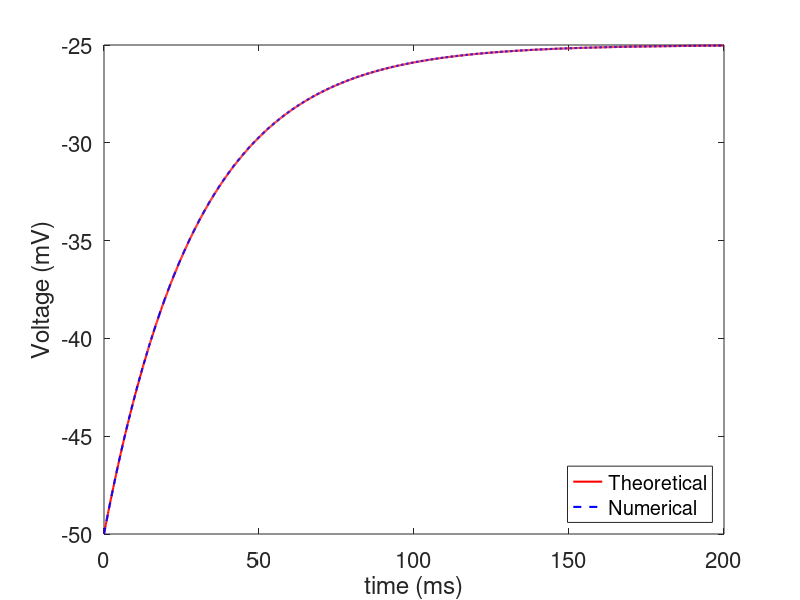
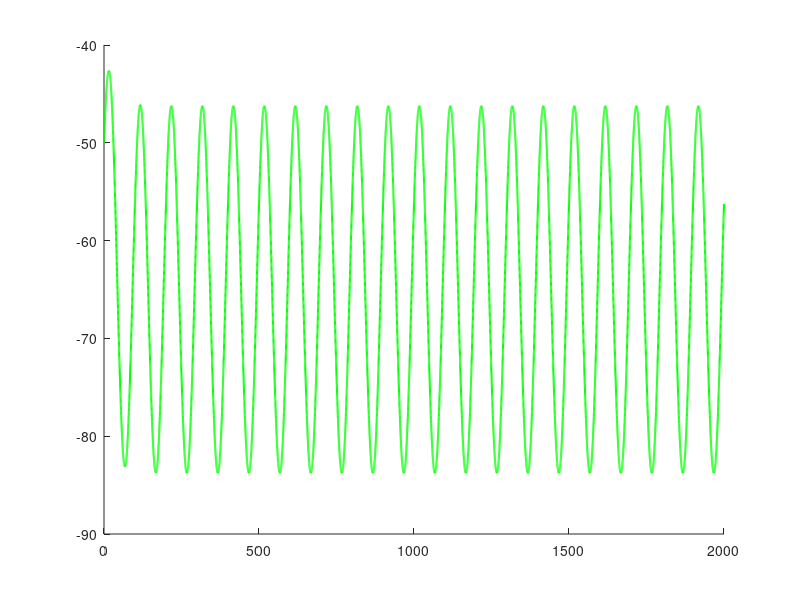

These figures' MATLAB source, in order:
% Simulation of a first order electrophysiological model of the cellular membrane
clc
clear all
close all
E0 = -65;  %mV
r = 10;  % MOhm
tau = 30; % ms
tfin = 200;  % ms
dt = 0.1; %integration step
t =  [0:dt:tfin];  % temporal vector
L = length(t); 
V0 = -50;  % initial state
i = 4;  % nA;
font = 16;
%%
% theoretical computation
Vinf = E0 + r*i; % mV
Vteor = (V0 - Vinf)*exp(-t/tau) + Vinf;
plot(t,Vteor,'r','linewidth',1.5)
xlabel('time (ms)')
ylabel('Voltage (mV)')
set(gca,'fontsize',font)
dt1 = .1;   % just to have the possbiklity to use another integration step
t1 =  [0:dt1:tfin];  % temporal vector
L1 = length(t1);
V = zeros(1,L1);   % memory allocation
V(1) = V0;
%%
% numerical computation with Euler method
for k = 1:L1-1
    dV = 1/tau*(-V(k)+ Vinf);
    V(k+1) = V(k) + dt1*dV;
end
hold on
plot(t1,V,'b--','linewidth',1.5)
legend('Theoretical','Numerical','Location','southeast')
%%
% Use of a sinusoidal input
tau=30;
tfin = 2000;  % ms
dt = 0.1; %integration step
t =  [0:dt:tfin];  % temporal vector
L = length(t); 
V = zeros(1,L);   % memory allocation
V0 = -50;  % initial state
V(1) = V0;
f = 10;  % Hz    % 5.3052 (cutting frequency)
T = 1/f*1000;  %(ms)
i = 4*cos(2*pi*t/T);
% numericlal computation with Euler method
for k = 1:L-1
    Vinf = E0 + r*i(k); % mV
    dV = 1/tau*(-V(k)+ Vinf);
    V(k+1) = V(k) + dt*dV;
end
figure(2)
hold on 
plot(t,V,'g','linewidth',1.5)
